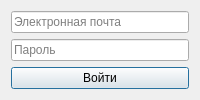
<?xml version="1.0" encoding="UTF-8"?>
<ui version="4.0">
 <class>LoginWindow</class>
 <widget class="QDialog" name="LoginWindow">
  <property name="windowTitle">
   <string>Вход</string>
  </property>
  <layout class="QVBoxLayout" name="verticalLayout">
   <item>
    <widget class="QLineEdit" name="emailEdit">
     <property name="placeholderText">
      <string>Электронная почта</string>
     </property>
    </widget>
   </item>
   <item>
    <widget class="QLineEdit" name="passwordEdit">
     <property name="placeholderText">
      <string>Пароль</string>
     </property>
     <property name="echoMode">
      <enum>QLineEdit::Password</enum>
     </property>
    </widget>
   </item>
   <item>
    <widget class="QPushButton" name="loginButton">
     <property name="text">
      <string>Войти</string>
     </property>
    </widget>
   </item>
  </layout>
 </widget>
 <resources/>
 <connections/>
</ui>
